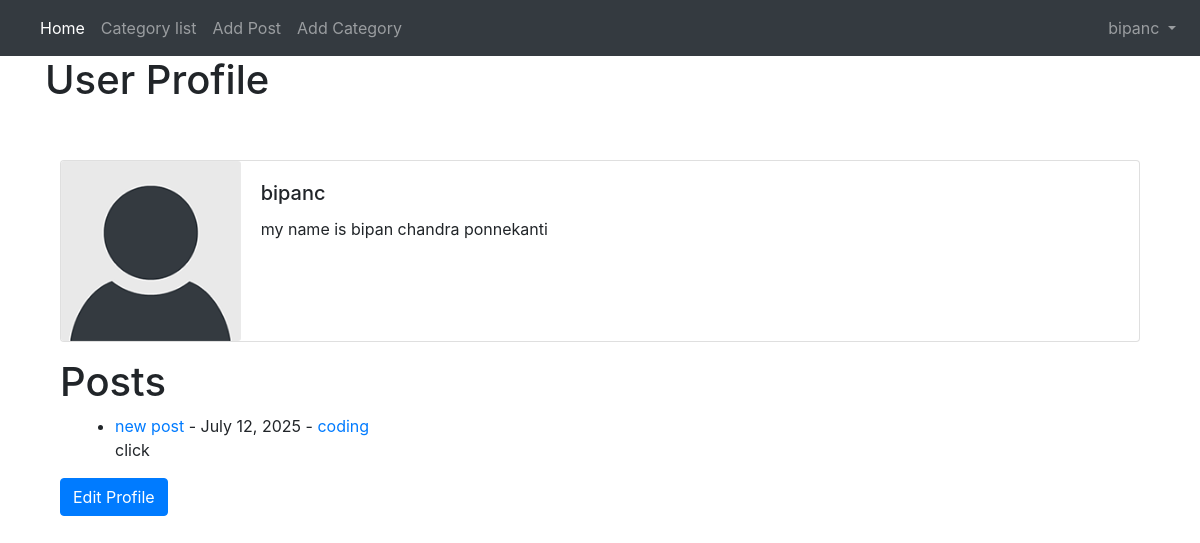
/members/2/profile (signed in), run on the app's committed database.
### theblog/models.py (models this page shows, shortened)
class profile(models.Model):
    bloguser=models.OneToOneField(User,null=True,on_delete=models.CASCADE)
    bio= models.TextField(blank=True,null=True)
    profile_pic=models.ImageField(null=True,blank=True,upload_to='images/profile/')
    websitelink=models.CharField(null=True,blank=True,max_length=255)
    instagramlink=models.CharField(null=True,blank=True,max_length=255)

class post(models.Model):
    title = models.CharField(max_length=255)
    author= models.ForeignKey(User,on_delete=models.CASCADE)
    header_image=models.ImageField(null=True,blank=True,upload_to='images/')
    body= RichTextField(blank=True,null=True)
    post_date=models.DateField(auto_now_add=True)
    category=models.CharField(max_length=255,default='coding')
    snippet=models.CharField(max_length=255)
    likes=models.ManyToManyField(User,related_name='blog_posts')

### members/views.py (the view)
# urls.py: path('<int:pk>/profile',profileview.as_view(),name='user_profile'),
class profileview(generic.DetailView):
    model=profile
    template_name='registration/userprofile.html'
    def get_context_data(self, *args ,**kwargs):
        context = super(profileview, self).get_context_data(*args ,**kwargs)
        page_user=get_object_or_404(profile,id=self.kwargs['pk'])
        userposts=list(post.objects.filter(author=page_user.bloguser))
        context['page_user']= page_user
        context['userposts']=userposts
        return context

### members/templates/registration/userprofile.html (shortened to what this page needs)
{%extends 'base.html'%}
{%load static%}
{%block content%}
<h1>User Profile</h1>
<br></br>
<div class='container-fluid'>
<div class="card mb-3">
  <div class="row no-gutters">
    <div class="col-md-2">
      {%if page_user.profile_pic %}
      <img src="{{page_user.profile_pic.url}}" class=" card-img" alt="...">
      {%else%}
      <img src="{% static 'theblog/image/default_profile_pic.png'%}" class=" card-img" alt="...">
      {%endif%}
    </div>
    <div class="col-md-10">
      <div class="card-body">
        <h5 class="card-title">{{page_user.bloguser}}</h5>
        <p class="card-text">{{page_user.bio}}</p>
      </div>
    </div>
  </div>
</div>
<h1>Posts</h1>
<div class='container-fluid'>
<ul>
{% for post in userposts %}
    <li><a href='{% url 'blog-article' post.pk %}'>{{post.title}}<a>  - {{post.post_date}} - <a href='{% url 'categorys' post.category|slugify %}'>{{post.category}}</a><br/>
    {{post.snippet}}</li>
{%endfor%}
</ul>
</div>
{%if user.id == page_user.bloguser.id%}
 <a class ='btn btn-primary' role='button' href="{%url 'profile_edit' user.id %}">Edit Profile</a>
{%endif%}
</div>
{%endblock%}

### theblog/templates/base.html (shortened to what this page needs)
<!doctype html>
<html lang="en">
  <head>
    <link rel="stylesheet" href="https://cdn.jsdelivr.net/npm/bootstrap@4.4.1/dist/css/bootstrap.min.css">
  </head>
  <body>
    <nav class="navbar navbar-expand-lg navbar-dark bg-dark">
  <div class="collapse navbar-collapse" id="navbarSupportedContent">
    <ul class="navbar-nav mr-auto">
      <li class="nav-item active">
        <a class="nav-link" href="{%url 'home'%}">Home <span class="sr-only">(current)</span></a>
      </li>
      {%if catmenu %}
      <li class="nav-item dropdown">
        <a class="nav-link dropdown-toggle" href="#" id="navbarDropdown" role="button" data-toggle="dropdown" aria-haspopup="true" aria-expanded="false">
          categories
        </a>
        <div class="dropdown-menu" aria-labelledby="navbarDropdown">
          {% for cat in catmenu%}
          <a class="dropdown-item" href='{%url 'categorys' cat %}'>{{cat}}</a>
          {%endfor%}
        </div>
      </li>
      {%else%}
      <li class="nav-item">
        <a class="nav-link" href="{%url 'categorylist'%}">Category list</a>
      </li>
      {%endif%}
      {%if user.is_authenticated%}
      <li class="nav-item">
        <a class="nav-link" href="{%url 'addpost'%}">Add Post</a>
      </li>
      <li class="nav-item">
        <a class="nav-link" href="{%url 'add_category'%}">Add Category</a>
      </li>
        </div>
      {%endif%}
     <ul class="navbar-nav ml">
    <li class="nav-item dropdown">
      {%if user.is_authenticated %}
        <a class="nav-link dropdown-toggle" id="navbarDropdown" role="button" data-toggle="dropdown" aria-haspopup="true" aria-expanded="false">
          {{user}}
        </a>
    {%endif%}
     </ul>
</nav>
    <div class='container'>{%block content%}
    {%endblock%}<div>
  </body>
</html>

### data on the page
profile: bloguser "bipanc", bio "my name is bipan chandra ponnekanti"
post: title "new post", post_date "July 12, 2025", category "coding", snippet "click"

### other printed values
{{ user }} "bipanc"
